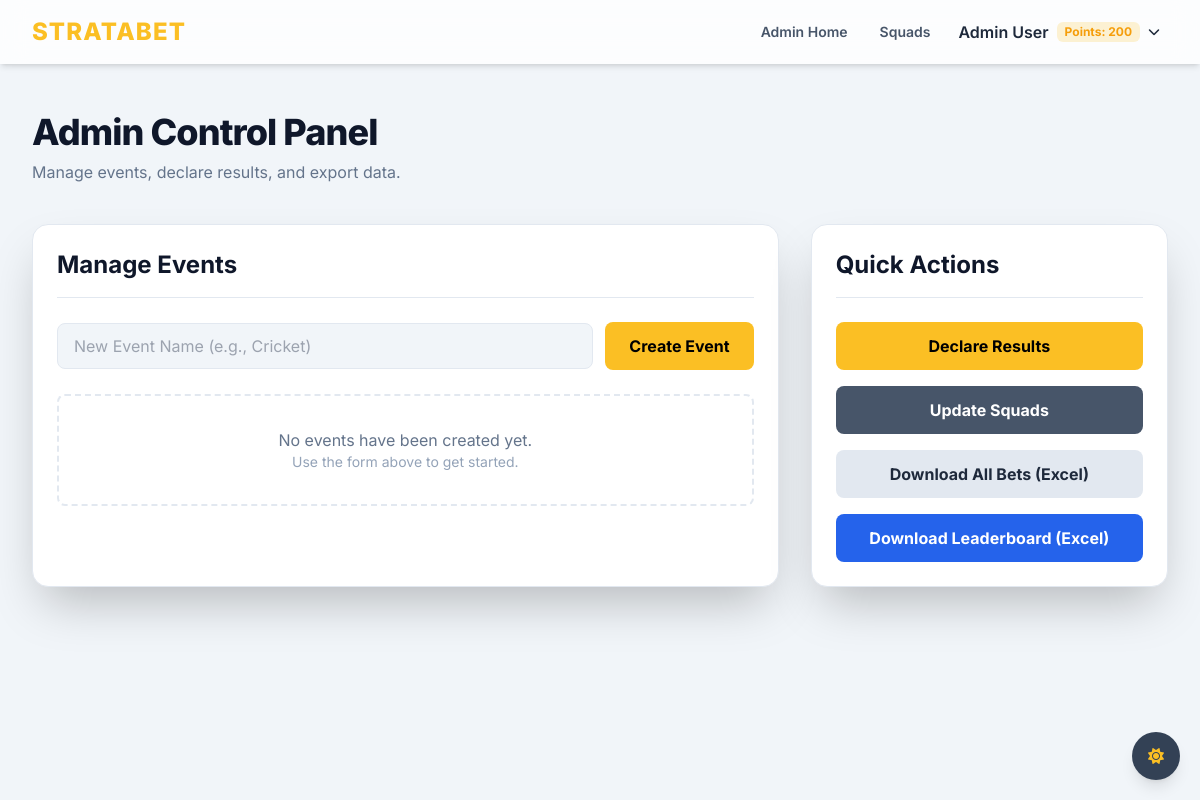
/admin (signed in), run on an earlier commit of the app's database.
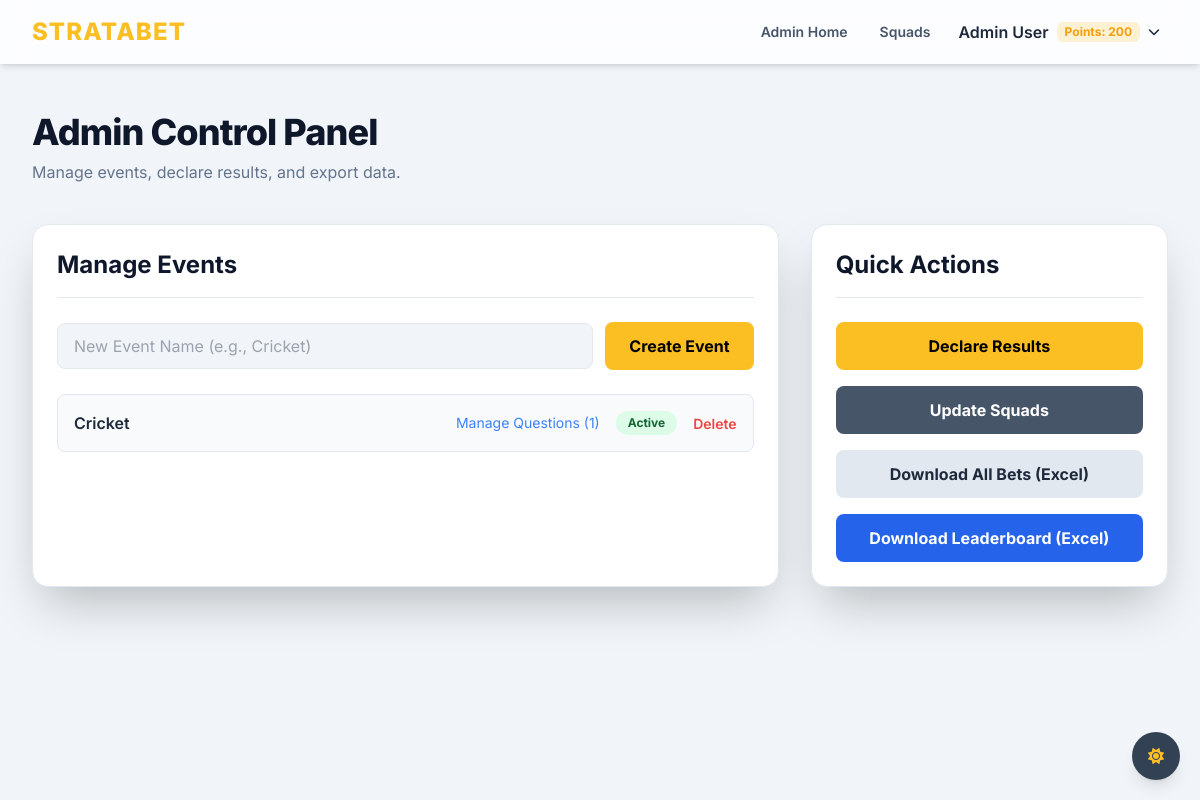
And on a later commit of the database.
### app.py (models this page shows, shortened)
class User(db.Model):
    roll_number = db.Column(db.String(20), primary_key=True)
    name = db.Column(db.String(100), nullable=False)
    password_hash = db.Column(db.String(60), nullable=False)
    points = db.Column(db.Integer, nullable=False, default=200)
    is_admin = db.Column(db.Boolean, nullable=False, default=False)
    bets = db.relationship('Bet', backref='bettor', lazy=True)
    @property
    def password(self):
        raise AttributeError('password is not a readable attribute')

class Event(db.Model):
    id = db.Column(db.Integer, primary_key=True)
    name = db.Column(db.String(100), nullable=False, unique=True)
    is_active = db.Column(db.Boolean, nullable=False, default=True)
    questions = db.relationship('Question', backref='event', lazy=True, cascade="all, delete-orphan")

### app.py (the view)
    def decorated_function(*args, **kwargs):
        user = get_current_user()
        if not user or not user.is_admin:
            flash("You do not have permission to access this page.", "danger")
            return redirect(url_for('login'))
        return f(*args, **kwargs)

### app.py (called while the page is built)
def get_current_user():
    if 'roll_number' in session:
        return User.query.get(session['roll_number'])
    return None

def admin_required(f):
    def decorated_function(*args, **kwargs):
        user = get_current_user()
        if not user or not user.is_admin:
            flash("You do not have permission to access this page.", "danger")
            return redirect(url_for('login'))
        return f(*args, **kwargs)
    decorated_function.__name__ = f.__name__
    return decorated_function

@app.route('/admin')
@admin_required
def admin_dashboard():
    user = get_current_user()
    all_events = Event.query.order_by(Event.name).all()
    return render_template('admin/dashboard.html', user=user, events=all_events)

### templates/admin/dashboard.html (shortened to what this page needs)
{% extends "base.html" %}
{% block content %}
<div class="mb-10">
    <h1 class="text-4xl font-extrabold text-slate-900 dark:text-white tracking-tight">Admin Control Panel</h1>
    <p class="text-slate-500 dark:text-slate-400 mt-2">Manage events, declare results, and export data.</p>
</div>
<div class="grid grid-cols-1 lg:grid-cols-3 gap-8">
    <div
        class="lg:col-span-2 bg-white dark:bg-gray-800 shadow-2xl rounded-2xl p-6 border border-slate-200 dark:border-gray-700">
        <h2
            class="text-2xl font-bold text-slate-900 dark:text-white mb-6 border-b border-slate-200 dark:border-gray-700 pb-4">
            Manage Events</h2>
        <form method="POST" action="{{ url_for('create_event') }}" class="flex items-center space-x-3 mb-6">
            <input type="text" name="name" placeholder="New Event Name (e.g., Cricket)"
                class="bg-slate-100 dark:bg-gray-700 border border-slate-200 dark:border-gray-600 rounded-lg w-full py-3 px-4 text-slate-700 dark:text-slate-200 leading-tight focus:outline-none focus:ring-2 focus:ring-amber-400"
                required>
            <button type="submit"
                class="bg-amber-400 hover:bg-amber-500 text-black font-bold py-3 px-6 rounded-lg transition-colors whitespace-nowrap">Create
                Event</button>
        </form>
        <div class="space-y-3">
            {% for event in events %}
            <div
                class="flex justify-between items-center p-4 bg-slate-50 dark:bg-gray-700/50 rounded-lg border border-slate-200 dark:border-gray-700">
                <span class="font-semibold text-slate-800 dark:text-slate-200">{{ event.name }}</span>
                <div class="flex items-center space-x-4">
                    <a href="{{ url_for('manage_questions', event_id=event.id) }}"
                        class="text-sm text-blue-500 hover:underline">
                        Manage Questions ({{ event.questions|length }})
                    </a>
                    <a href="{{ url_for('toggle_event_status', event_id=event.id) }}"
                        class="text-xs font-bold px-3 py-1 rounded-full {{ 'bg-green-100 text-green-800 dark:bg-green-500/20 dark:text-green-300' if event.is_active else 'bg-yellow-100 text-yellow-800 dark:bg-yellow-500/20 dark:text-yellow-300' }}">
                        {{ 'Active' if event.is_active else 'Inactive' }}
                    </a>
                    <form method="POST" action="{{ url_for('delete_event', event_id=event.id) }}"
                        onsubmit="return confirm('Are you sure you want to delete this event and all its data? This cannot be undone.');">
                        <button type="submit" class="text-sm text-red-500 hover:underline font-semibold">Delete</button>
                    </form>
                </div>
            </div>
            {% else %}
            <div class="text-center py-8 px-4 border-2 border-dashed border-slate-200 dark:border-gray-700 rounded-lg">
                <p class="text-slate-500 dark:text-slate-400">No events have been created yet.</p>
                <p class="text-sm text-slate-400 dark:text-slate-500">Use the form above to get started.</p>
            </div>
            {% endfor %}
        </div>
    </div>
    <div
        class="lg:col-span-1 bg-white dark:bg-gray-800 shadow-2xl rounded-2xl p-6 border border-slate-200 dark:border-gray-700">
        <h2
            class="text-2xl font-bold text-slate-900 dark:text-white mb-6 border-b border-slate-200 dark:border-gray-700 pb-4">
            Quick Actions</h2>
        <div class="space-y-4">
            <a href="{{ url_for('manage_results') }}"
                class="block w-full text-center bg-amber-400 hover:bg-amber-500 text-black font-bold py-3 px-4 rounded-lg transition transform hover:scale-105">Declare
                Results</a>
            <a href="{{ url_for('manage_squads') }}"
                class="block w-full text-center bg-slate-600 dark:bg-gray-700 hover:bg-slate-500 dark:hover:bg-gray-600 text-white font-bold py-3 px-4 rounded-lg transition transform hover:scale-105">Update
                Squads</a>
            <a href="{{ url_for('download_bets') }}"
                class="block w-full text-center bg-slate-200 dark:bg-gray-600 text-slate-800 dark:text-slate-200 font-bold py-3 px-4 rounded-lg transition transform hover:scale-105 hover:bg-slate-300 dark:hover:bg-gray-500">Download
                All Bets (Excel)</a>
            <a href="{{ url_for('download_results') }}"
                class="block w-full text-center bg-blue-600 hover:bg-blue-700 text-white font-bold py-3 px-4 rounded-lg transition transform hover:scale-105">Download
                Leaderboard (Excel)</a>
        </div>
    </div>
</div>
{% endblock %}

### templates/base.html (shortened to what this page needs)
<!DOCTYPE html>
<html lang="en" x-data="{ isDarkMode: true }" x-init="
    isDarkMode = JSON.parse(localStorage.getItem('isDarkMode')) ?? true;
    $watch('isDarkMode', value => localStorage.setItem('isDarkMode', JSON.stringify(value)))"
    :class="isDarkMode ? 'dark' : ''">
<head>
    <script src="https://cdn.tailwindcss.com"></script>
    <link rel="stylesheet" href="https://cdnjs.cloudflare.com/ajax/libs/font-awesome/6.4.2/css/all.min.css">
</head>
<body class="bg-slate-100 dark:bg-gray-900 text-slate-800 dark:text-slate-300 transition-colors duration-300">
    <div class="fixed bottom-5 right-5 z-50">
        <button @click="isDarkMode = !isDarkMode"
            class="bg-slate-700 dark:bg-amber-400 text-amber-400 dark:text-black rounded-full h-12 w-12 flex items-center justify-center shadow-lg hover:scale-110 transition-transform">
            <i x-show="isDarkMode" x-cloak class="fa-solid fa-sun"></i>
        </button>
    </div>
    <div class="min-h-full">
        <nav class="bg-white/80 dark:bg-gray-800/80 backdrop-blur-md shadow-md fixed w-full z-40">
            <div class="mx-auto max-w-7xl px-4 sm:px-6 lg:px-8">
                <div class="flex h-16 items-center justify-between">
                    <div class="flex items-center">
                        <div class="flex-shrink-0 text-amber-400 font-extrabold text-2xl tracking-wider">
                            STRATABET
                        </div>
                    </div>
                    <div class="hidden md:block">
                        <div class="ml-10 flex items-center space-x-2">
                            {% if user %}
                            {% if user.is_admin %}
                            <a href="{{ url_for('admin_dashboard') }}"
                                class="text-slate-600 dark:text-slate-300 hover:text-amber-400 px-3 py-2 text-sm font-semibold transition-colors">Admin
                                Home</a>
                            {% endif %}
                            <a href="{{ url_for('squads') }}"
                                class="text-slate-600 dark:text-slate-300 hover:text-amber-400 px-3 py-2 text-sm font-semibold transition-colors">Squads</a>
                            <div class="relative group" x-data="{ open: false }">
                                <button @click="open = !open"
                                    class="flex items-center space-x-2 p-2 rounded-lg hover:bg-slate-200 dark:hover:bg-gray-700">
                                    <span class="font-semibold text-slate-800 dark:text-white">{{ user.name }}</span>
                                    <span
                                        class="bg-amber-400/20 text-amber-500 font-bold px-2 py-0.5 rounded-md text-xs">Points:
                                        {{ user.points }}</span>
                                    <i class="fa-solid fa-chevron-down text-xs transition-transform dark:text-slate-300"
                                        :class="open ? 'rotate-180' : ''"></i>
                                </button>
                            </div>
                            {% endif %}
                        </div>
                    </div>
                </div>
            </div>
        </nav>
        <main class="pt-16">
            <div class="mx-auto max-w-7xl py-12 sm:px-6 lg:px-8">
                {% block content %}{% endblock %}
            </div>
        </main>
    </div>
</body>
</html>

### templates/base.html (style rules this page uses)
body { font-family: 'Inter', sans-serif; }
.bg-amber-400 { background-color: #FFBF00; }
.text-amber-400 { color: #FFBF00; }

What changed in the data, as far as the page shows it:
added Event: name "Cricket", questions|length "1", is_active "Active"
Also different on the page:
text no longer shown: "No events have been created yet. Use the form above to get started."
